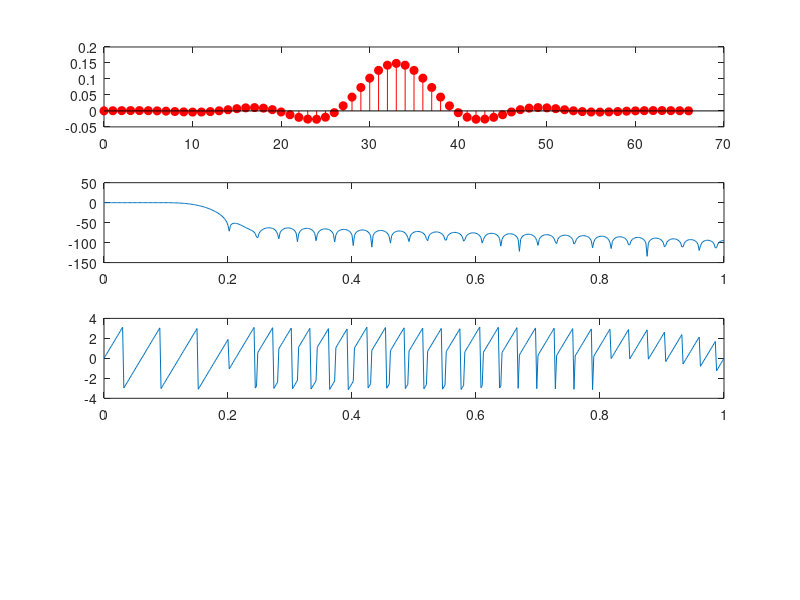

Write the MATLAB code that produced this figure. (Note: this script raises an error after producing the figure.)
%% 指标
wp = 0.1 * pi; % 通带截止频率
ws = 0.2 * pi;  % 阻带开始频率
deltaw = ws - wp; % 频率带宽差
N0 = ceil(6.6* pi / deltaw); % 根据公式计算初始滤波器阶数
N = N0 + mod(N0 + 1, 2); % 确保滤波器阶数为奇数

windows = hamming(N); % 使用窗
wc = (ws + wp) / (2 * pi); % 截止频率取归一化通阻带频率的平均值
b = fir1(N-1, wc, windows); % 设计FIR滤波器

[H, w] = freqz(b, 1, 1000, 'whole'); % 计算频率响应
H = H(1:501)'; % 只取[0, pi]部分
w = w(1:501)';
mag = abs(H);
db = 20 * log10((mag + eps) / max(mag)); % 幅度转换为分贝
pha = angle(H); % 相位响应
n = 0:N-1; % 脉冲响应时间序列
dw = 2 * pi / 1000; % 频率步长
%% 检验参数
% Rp = -(min(db(1:floor(wp/dw)+1))); % 检验通带波动
% As = -round(max(db(floor(ws/dw)+1:501))); % 检验最小阻带衰减

Rp=-(min(db(1:wp/dw+1)))%检验通带波动
As=-round(max(db(ws/dw+1:501)))%检验最小阻带衰减

%第一题
figure(24);
subplot(411);
stem(n,b,"r","filled");
subplot(412);
plot(w/pi,db);
subplot(413);
plot(w/pi,pha);

%第二题
[audio,fs] = audioread("motherland.wav");
yn = filter(b,1,audio);
t_3s =0:fs*3-1;
yn_3s = yn(1:3*fs);
subplot(414);
plot(t_3s/fs,yn_3s);